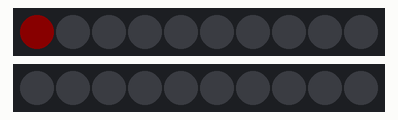
Simulated run of this sketch. Board: Arduino Uno, built with avr-gcc and run on an emulated ATmega328P. On the bench: 2 × 10 RGB LEDs in strip order, left to right. Dim RGB values are drawn brighter than linear.

Above: at 0.05 s.
At 0.95 s:
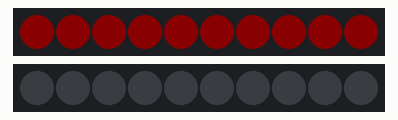
At 2.96 s:
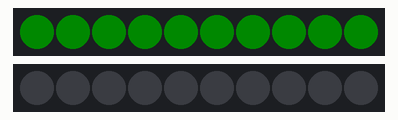
At 3.87 s:
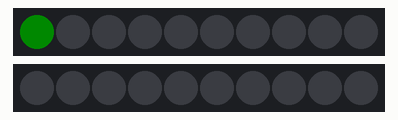
At 5.88 s:
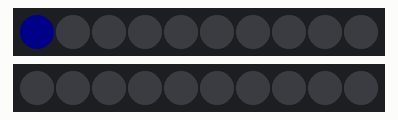
At 7.89 s:
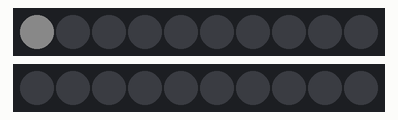

Measured:
- by itself, everything shown: repeats every 8.0 s, in 80 steps

The sketch:

stick_led_with_lib.ino
```cpp
#include "Adafruit_NeoPixel.h"

#define led_stick_pin_1 5
#define led_stick_pin_2 6

#define num_pixels 10

Adafruit_NeoPixel led_stick_1 = Adafruit_NeoPixel(num_pixels, led_stick_pin_1, NEO_GRB + NEO_KHZ800);
Adafruit_NeoPixel led_stick_2 = Adafruit_NeoPixel(num_pixels, led_stick_pin_2, NEO_GRB + NEO_KHZ800);

int brightness = 10;
int led_stick_num;
int num_led_of_led_stkick;
int red_led;
int green_led;
int blue_led;

void setup()
{
  #if defined (__AVR_ATtiny85__)
  if (F_CPU == 16000000)
  {
    clock_prescale_set(clock_div_1);
  }
  #endif
  led_stick_1.setBrightness(brightness);
  led_stick_1.begin();
  led_stick_2.setBrightness(brightness);
  led_stick_2.begin();
}

void loop()
{
  for (int i = 0; i < 10; i++)
  {
    control_single_led( 1, i, 255, 0, 0);
    delay(100);
  }
  for (int i = 0; i < 10; i++)
  {
    control_single_led( 1, 9 - i, 0, 0, 0);
    delay(100);
  }
  for (int i = 0; i < 10; i++)
  {
    control_single_led( 1, i, 0, 255, 0);
    delay(100);
  }
  for (int i = 0; i < 10; i++)
  {
    control_single_led( 1, 9 - i, 0, 0, 0);
    delay(100);
  }
  for (int i = 0; i < 10; i++)
  {
    control_single_led( 1, i, 0, 0, 255);
    delay(100);
  }
  for (int i = 0; i < 10; i++)
  {
    control_single_led( 1, 9 - i, 0, 0, 0);
    delay(100);
  }
  for (int i = 0; i < 10; i++)
  {
    control_single_led( 1, i, 255, 255, 255);
    delay(100);
  }
  for (int i = 0; i < 10; i++)
  {
    control_single_led( 1, 9 - i, 0, 0, 0);
    delay(100);
  }
}

void control_single_led(int led_stick_num, int num_led_of_led_stkick, int red, int green, int blue)
{
  if (led_stick_num == 1)
  {
    led_stick_1.setPixelColor(num_led_of_led_stkick, led_stick_1.Color(red, green, blue));
    led_stick_1.show();
  }
  else if (led_stick_num == 2)
  {
    led_stick_2.setPixelColor(num_led_of_led_stkick, led_stick_2.Color(red, green, blue));
    led_stick_2.show();
  }
}

void led_stick_all_on()
{
  for (int i = num_pixels; i >= 0; i--)
  {
    led_stick_1.setPixelColor(i, led_stick_1.Color(255, 255, 255));
    led_stick_2.setPixelColor(i, led_stick_2.Color(255, 255, 255));
  }
  led_stick_1.show();
  led_stick_2.show();
}

void led_stick_all_off()
{
  for (int i = num_pixels; i >= 0; i--)
  {
    led_stick_1.setPixelColor(i, led_stick_1.Color(0, 0, 0));
    led_stick_2.setPixelColor(i, led_stick_2.Color(0, 0, 0));
  }
  led_stick_1.show();
  led_stick_2.show();
}
```
